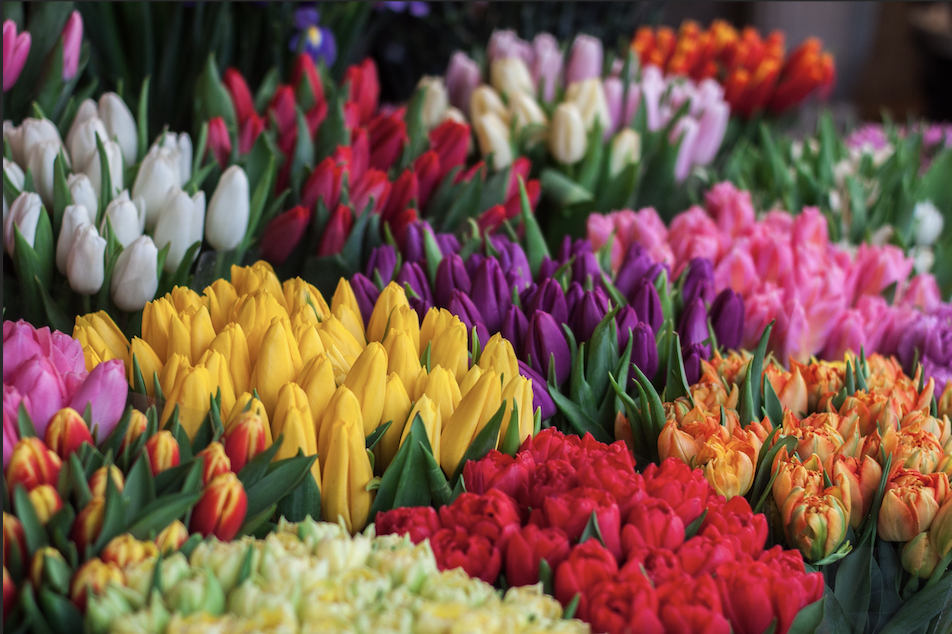
#> input picture flowers.png, 952 x 634 px
$ python photoCartoon.py
#> lines starting #> are read from the running program, lines starting #| are printed output that depends on the picture; after the words box and inside, x2 and y2 are one past the last pixel; in counts of white or black regions, pixels touching at a corner belong together
import cv2 as cv
import numpy as np

# photo to cartoon using ChatGPT
img = cv.imread('flowers.png')
#> img is the input picture: shape (634, 952, 3); mean B, G, R 71.8, 86.4, 121.4
gray = cv.cvtColor(img, cv.COLOR_BGR2GRAY)
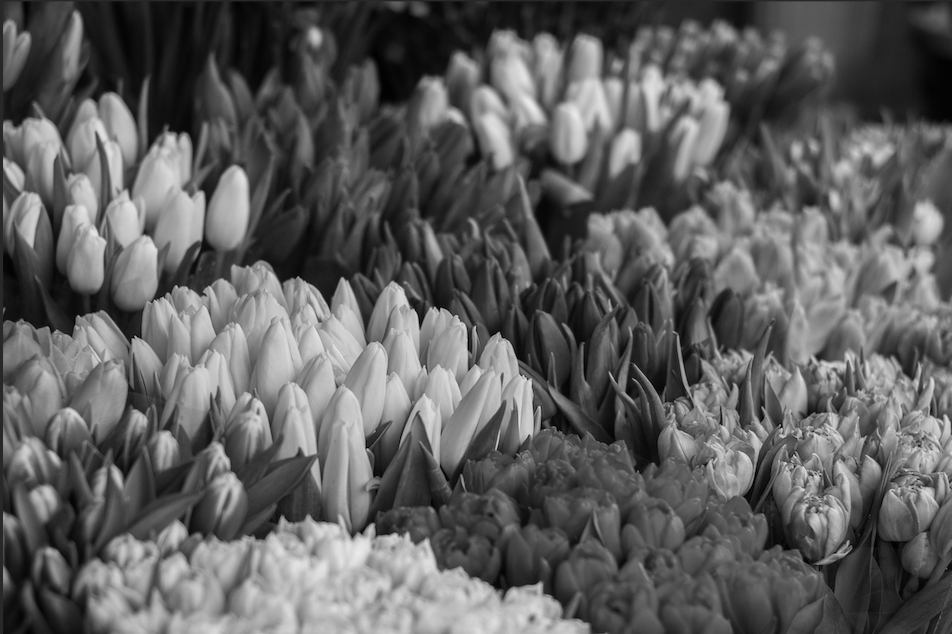
#> gray: shape (634, 952); min 0, max 235, mean 95.2
gray = cv.medianBlur(gray, 3)
edges = cv.adaptiveThreshold(gray, 255, cv.ADAPTIVE_THRESH_MEAN_C, cv.THRESH_BINARY, 9, 9)
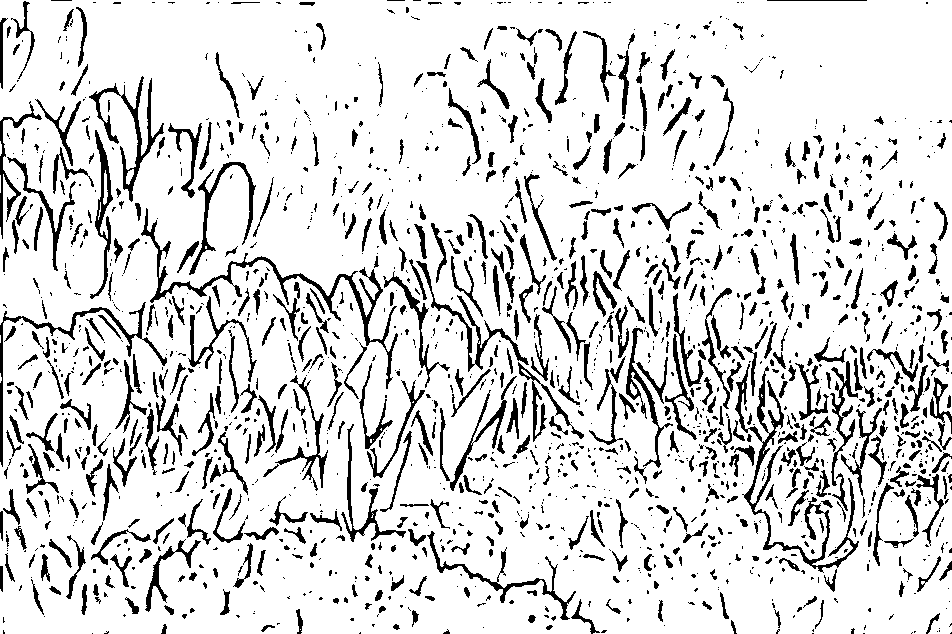
#> edges: shape (634, 952); 86% white; 1744 black regions (1066 under 20 px), largest, box (x1, y1, x2, y2) and area: (735, 364, 859, 573) 2752, (141, 208, 398, 389) 2733, (89, 76, 164, 202) 1489
color = cv.bilateralFilter(img, 9, 300, 300)
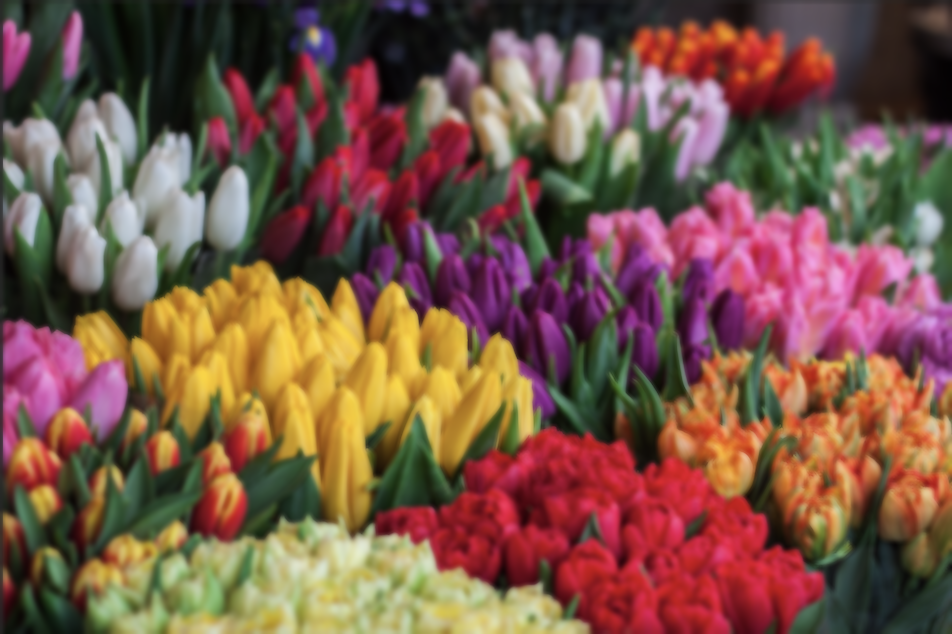
#> color: shape (634, 952, 3); mean B, G, R 71.8, 86.4, 121.4
cartoon = cv.bitwise_and(color, color, mask=edges)
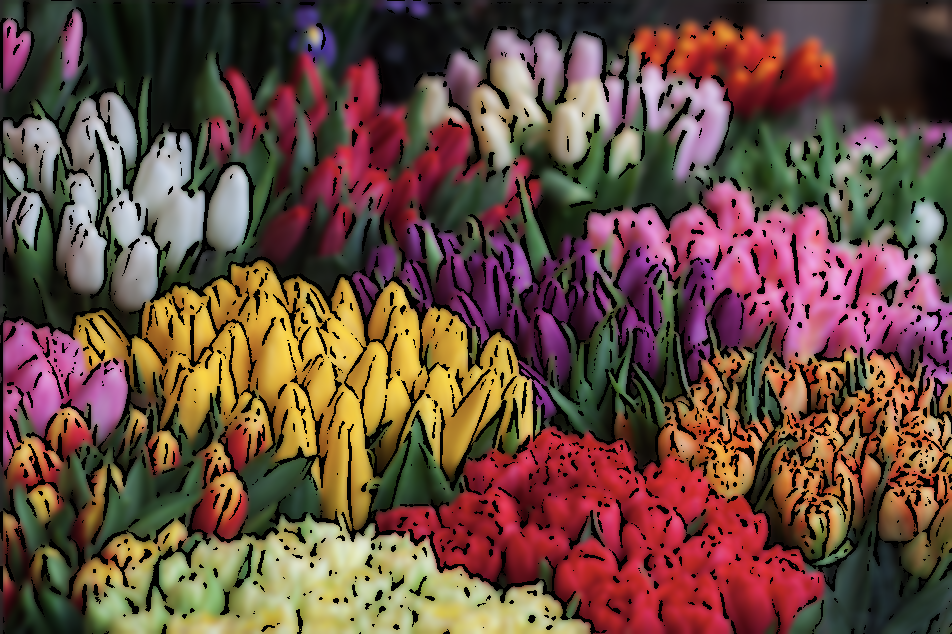
#> cartoon: shape (634, 952, 3); mean B, G, R 63.7, 75.6, 105.9

cv.imshow("Cartoon", cartoon)
cv.waitKey(0)
cv.destroyAllWindows()
